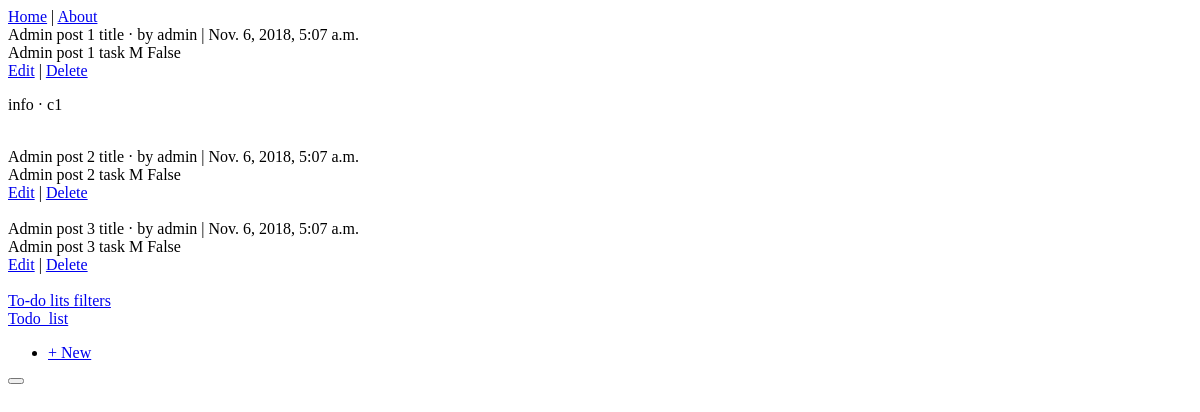
Page /todo_posts/ (signed in) on the earlier database version.
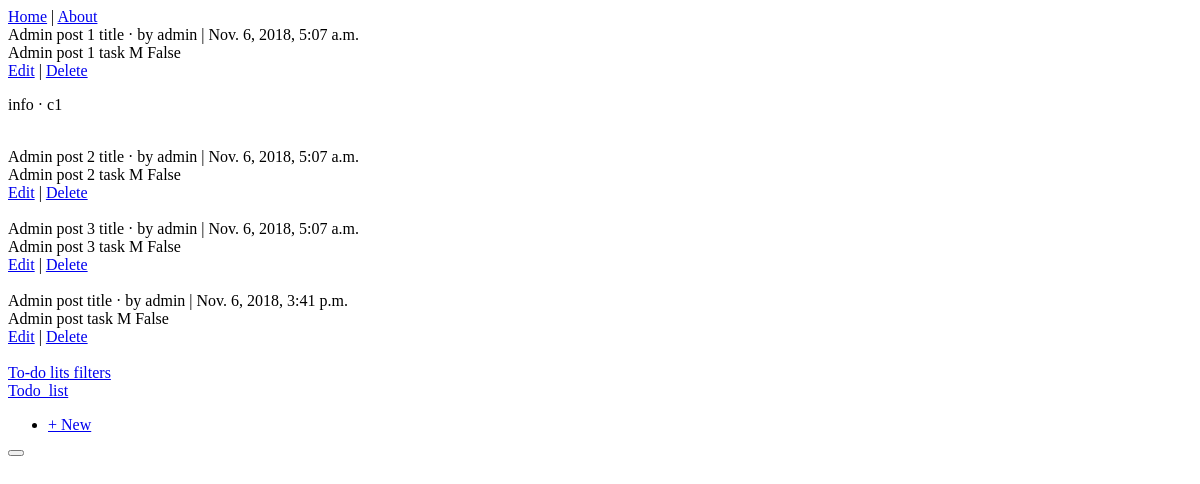
Same page on the later database version.
### todo_posts/models.py (models this page shows, shortened)
class Todo_post(models.Model):
    title = models.CharField(max_length=255)
    body = models.TextField()
    date = models.DateTimeField(auto_now_add=True)
    author = models.ForeignKey(settings.AUTH_USER_MODEL, on_delete=models.CASCADE,)
    LOW = 'L'
    MEDIUM = 'M'
    HIGH = 'H'
    PRIORITY_CHOICES = (
        (LOW, 'Low'),
        (MEDIUM, 'Medium'),
        (HIGH, 'High'),
    )
    priority = models.CharField(
        max_length=2,
        choices=PRIORITY_CHOICES,
        default=MEDIUM,
    )
    is_ready = models.BooleanField(default=False)

class Comment(models.Model):
    todo_post = models.ForeignKey(
        Todo_post,
        on_delete=models.CASCADE,
        related_name='comments'
    )
    comment = models.CharField(max_length=140)
    author = models.ForeignKey(
        settings.AUTH_USER_MODEL,
        on_delete=models.CASCADE,
        )
    def __str__(self):
        return self.comment

### users/models.py (models this page shows)
class CustomUser(AbstractUser):
    objects = CustomUserManager()

### todo_posts/views.py (the view)
# urls.py: path('', views.Todo_postListView.as_view(), name='todo_post_list'),
class Todo_postListView(ListView):
    model = models.Todo_post
    template_name = 'todo_post_list.html'
    login_url = 'account_login'
    def get_queryset(self):
        todo_post_list = models.Todo_post.objects.filter(author=self.request.user)
        return todo_post_list

### templates/todo_post_list.html (shortened to what this page needs)
{% extends 'base.html' %}
{% block content %}
{% for todo_post in object_list %}
<div class="card">
<div class="card-header">
<span class="font-weight-bold">{{ todo_post.title }}</span> &middot;
<span class="text-muted">by {{ todo_post.author }} | {{ todo_post.date }}</s\
</div>
<div class="card-body">
{{ todo_post.body }}
{{ todo_post.priority }}
{{ todo_post.is_ready }}
</div>
<div class="card-footer text-center text-muted">
<a href="{% url 'todo_post_edit' todo_post.pk %}">Edit</a> |
<a href="{% url 'todo_post_delete' todo_post.pk %}">Delete</a>
{% for comment in todo_post.comments.all %}
<p>
<span class="font-weight-bold">{{ comment.author }} &middot;</span>
{{ comment }}
</p>
{% endfor %}
</div>
</div>
{% endfor %}
<a href="{% url 'search' %}">To-do lits filters</a>
{% endblock content %}

### templates/base.html (shortened to what this page needs)
<header>
<a href="{% url 'home' %}">Home</a> | <a href="{% url 'about' %}">About</a>
</header>
{% block content %}
{% endblock %}
<body>
<nav class="navbar navbar-expand-md navbar-dark bg-dark mb- ">
<a class="navbar-brand" href="{% url 'home' %}">Todo_list</a>
{% if user.is_authenticated %}
<ul class="navbar-nav mr-auto">
<li class="nav-item"><a href="{% url 'todo_post_new' %}">+ New</a></li>
</ul>
{% endif %}
<button class="navbar-toggler" type="button" data-toggle="collapse" data-target="#navbarCollapse" aria-controls="navbarCollapse" aria-expanded="false" aria-label="Toggle navigation">
</button>
</body>

Differences in the rows shown:
added Todo_post: title "Admin post title", author "admin", date "Nov. 6, 2018, 3:41 p.m.", body "Admin post task", priority "M", is_ready "False"
